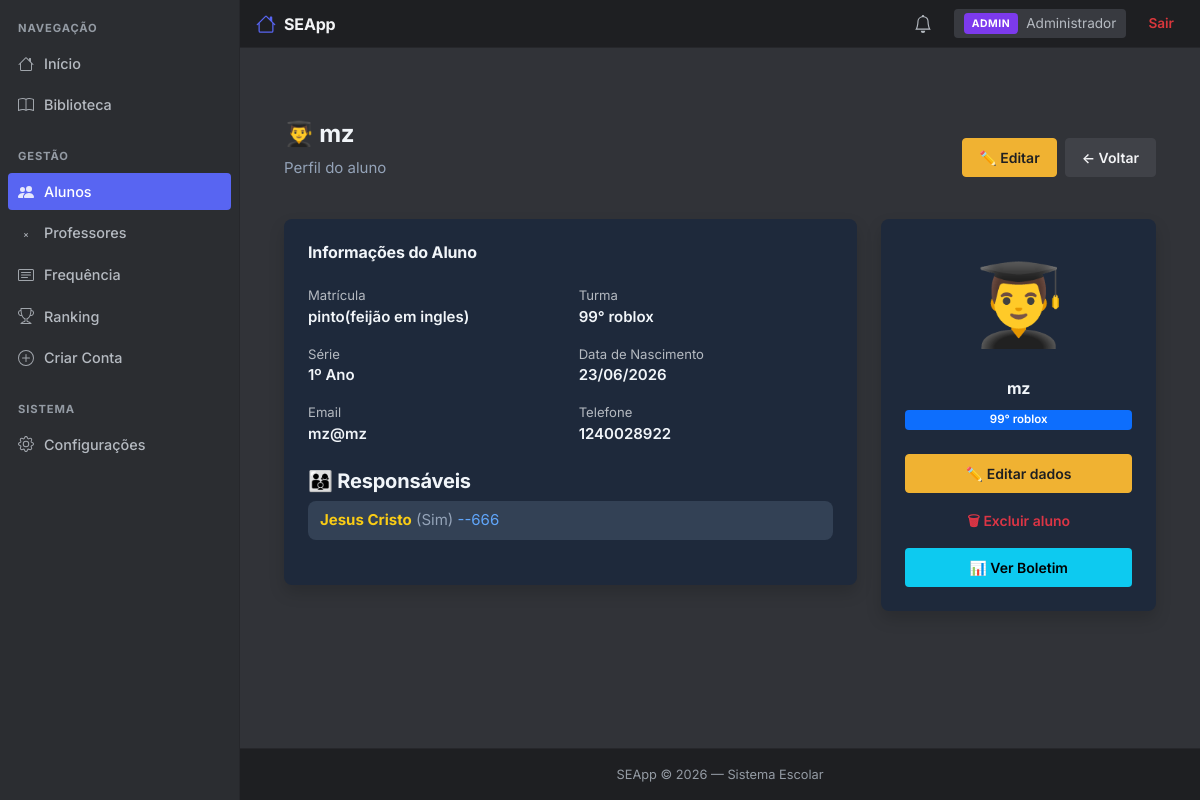
/alunos/7 (signed in), run on an earlier commit of the app's database.
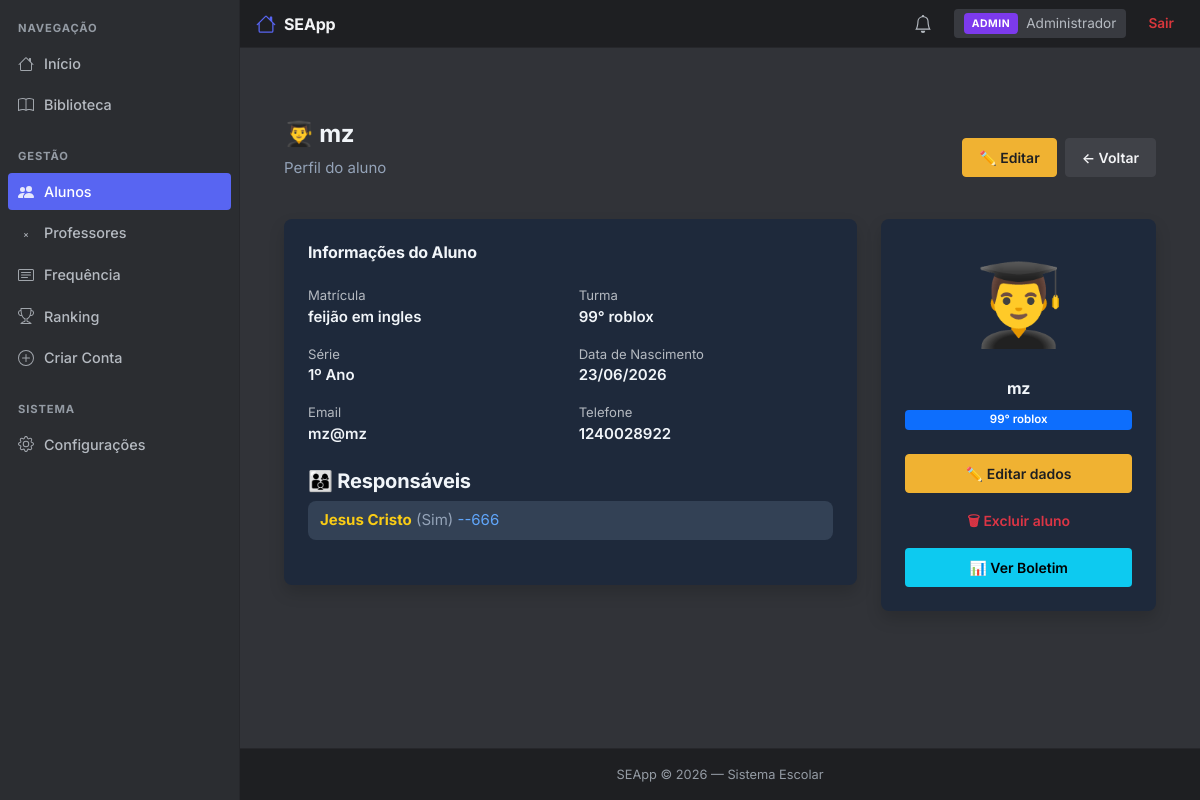
And on a later commit of the database.
### app/models/aluno.py (models this page shows, shortened)
class Aluno(db.Model):
    __tablename__ = 'alunos'
    id = db.Column(db.Integer, primary_key=True)
    usuario_id = db.Column(db.Integer, db.ForeignKey('usuarios.id'), unique=True, nullable=False)
    matricula = db.Column(db.String(50), unique=True, nullable=False)
    data_nascimento = db.Column(db.Date, nullable=True)
    serie = db.Column(db.String(20), nullable=True)
    turma = db.Column(db.String(20), nullable=True)
    telefone = db.Column(db.String(20), nullable=True)
    responsaveis = db.Column(db.Text, nullable=True)  # JSON string
    notas = db.Column(db.Text, nullable=True)  # JSON string
    usuario = db.relationship('Usuario', backref='aluno_rel', uselist=False, lazy=True)

### app/routes/alunos.py (the view)
@alunos_bp.route("/alunos/<int:aluno_id>")
def perfil(aluno_id):
    if 'usuario_id' not in session:
        return redirect(url_for('auth.login'))
    if not is_staff():
        flash("Acesso negado.", "danger")
        return redirect(url_for('dashboard.index'))
    aluno = Aluno.query.get(aluno_id)
    if not aluno:
        flash("Aluno não encontrado.", "danger")
        return redirect(url_for('alunos.listar'))
    aluno_info = {
        "id": aluno.id,
        "nome": aluno.usuario.nome if aluno.usuario else "Sem nome",
        "matricula": aluno.matricula,
        "data_nascimento": aluno.data_nascimento.strftime("%d/%m/%Y") if aluno.data_nascimento else None,
        "serie": aluno.serie,
        "turma": aluno.turma,
        "email": aluno.usuario.email if aluno.usuario else None,
        "telefone": aluno.telefone,
        "foto": aluno.usuario.foto if aluno.usuario else None,
        "responsaveis": json.loads(aluno.responsaveis) if aluno.responsaveis else [],
        "notas": json.loads(aluno.notas) if aluno.notas else []
    }
    return render_template("alunos/perfil.html", aluno=aluno_info, pode_editar=is_admin())

### app/routes/alunos.py (called while the page is built)
def is_admin():
    return session.get("tipo") in ["admin", "diretor"]

def is_staff():
    return session.get("tipo") in ["admin", "diretor", "professor"]

### templates/alunos/perfil.html (shortened to what the changed rows need)
{% extends 'base.html' %}
{% block content %}
<div class="container mt-5">
    <div class="d-flex justify-content-between align-items-center mb-4">
        <div>
            <h1 class="fw-bold" style="color: #f1f5f9;">👨‍🎓 {{ aluno.nome }}</h1>
        </div>
    </div>
    <div class="row g-4">
        <div class="col-md-8">
            <div class="card border-0 shadow p-4" style="background: #1e293b; color: #f1f5f9;">
                <div class="row g-3">
                    <div class="col-md-6">
                        <div class="text-secondary small">Matrícula</div>
                        <div class="fw-semibold" style="color: #f1f5f9;">{{ aluno.matricula or '-' }}</div>
                    </div>
                    <div class="col-md-6">
                        <div class="text-secondary small">Turma</div>
                        <div class="fw-semibold" style="color: #f1f5f9;">{{ aluno.turma or '-' }}</div>
                    </div>
                    <div class="col-md-6">
                        <div class="text-secondary small">Série</div>
                        <div class="fw-semibold" style="color: #f1f5f9;">{{ aluno.serie or '-' }}</div>
                    </div>
                    <div class="col-md-6">
                        <div class="text-secondary small">Telefone</div>
                        <div class="fw-semibold" style="color: #f1f5f9;">{{ aluno.telefone or '-' }}</div>
                    </div>
                </div>
            </div>
        </div>
        <div class="col-md-4">
            <div class="card border-0 shadow p-4 text-center" style="background: #1e293b; color: #f1f5f9;">
                {% if aluno.foto %}
                    <img src="{{ url_for('static', filename=aluno.foto) }}" alt="Foto" class="rounded-circle mx-auto d-block" style="width:120px;height:120px;object-fit:cover;border:3px solid #60A5FA;">
                {% else %}
                    <span style="font-size: 5rem;">👨‍🎓</span>
                {% endif %}
                <h4 class="fw-bold mt-3" style="color: #f1f5f9;">{{ aluno.nome }}</h4>
                <span class="badge bg-primary mt-1">{{ aluno.turma or 'Sem turma' }}</span>
                <div class="mt-4 d-grid gap-2">
                    {% if pode_editar %}
                    <a href="{{ url_for('alunos.editar', aluno_id=aluno.id) }}" class="btn btn-warning">✏️ Editar dados</a>
                    <form action="{{ url_for('alunos.excluir', aluno_id=aluno.id) }}" method="POST"
                          onsubmit="return confirm('Tem certeza que deseja excluir este aluno?')">
                    </form>
                    {% endif %}
                    <a href="{{ url_for('notas.boletim', aluno_id=aluno.id) }}" class="btn btn-info">📊 Ver Boletim</a>
                </div>
            </div>
        </div>
    </div>
</div>
{% endblock %}

What changed in the data, as far as the page shows it:
changed Aluno "99° roblox": matricula "pinto(feijão em ingles)" → "feijão em ingles"
